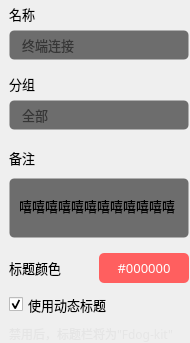
     <widget class="QWidget" name="widget_body_left" native="true">
      <property name="minimumSize">
       <size>
        <width>190</width>
        <height>0</height>
       </size>
      </property>
      <property name="maximumSize">
       <size>
        <width>190</width>
        <height>16777215</height>
       </size>
      </property>
      <layout class="QVBoxLayout" name="verticalLayout_3">
       <property name="spacing">
        <number>10</number>
       </property>
       <property name="leftMargin">
        <number>9</number>
       </property>
       <property name="topMargin">
        <number>3</number>
       </property>
       <property name="rightMargin">
        <number>1</number>
       </property>
       <property name="bottomMargin">
        <number>0</number>
       </property>
       <item>
        <widget class="QWidget" name="widget_name" native="true">
         <property name="minimumSize">
          <size>
           <width>180</width>
           <height>60</height>
          </size>
         </property>
         <property name="maximumSize">
          <size>
           <width>180</width>
           <height>60</height>
          </size>
         </property>
         <property name="styleSheet">
          <string notr="true"/>
         </property>
         <layout class="QVBoxLayout" name="verticalLayout">
          <property name="spacing">
           <number>5</number>
          </property>
          <property name="leftMargin">
           <number>0</number>
          </property>
          <property name="topMargin">
           <number>0</number>
          </property>
          <property name="rightMargin">
           <number>0</number>
          </property>
          <property name="bottomMargin">
           <number>0</number>
          </property>
          <item>
           <widget class="QLabel" name="widget_name_label_name">
            <property name="minimumSize">
             <size>
              <width>0</width>
              <height>20</height>
             </size>
            </property>
            <property name="maximumSize">
             <size>
              <width>16777215</width>
              <height>20</height>
             </size>
            </property>
            <property name="font">
             <font>
              <family>OPPOSans B</family>
              <pointsize>10</pointsize>
             </font>
            </property>
            <property name="text">
             <string>名称</string>
            </property>
           </widget>
          </item>
          <item>
           <widget class="QLineEdit" name="widget_name_lineEdit_name_data">
            <property name="minimumSize">
             <size>
              <width>0</width>
              <height>30</height>
             </size>
            </property>
            <property name="maximumSize">
             <size>
              <width>16777215</width>
              <height>30</height>
             </size>
            </property>
            <property name="font">
             <font>
              <family>OPPOSans B</family>
              <pointsize>10</pointsize>
             </font>
            </property>
            <property name="styleSheet">
             <string notr="true">background-color: rgb(25, 25, 25, 155);
border: 1px solid rgba(255, 255, 255, 0);
border-radius: 5px;
padding-left:10px;
padding-right:10px;</string>
            </property>
            <property name="text">
             <string/>
            </property>
            <property name="cursorPosition">
             <number>0</number>
            </property>
            <property name="placeholderText">
             <string>终端连接</string>
            </property>
           </widget>
          </item>
         </layout>
        </widget>
       </item>
       <item>
        <widget class="QWidget" name="widget_group" native="true">
         <property name="minimumSize">
          <size>
           <width>180</width>
           <height>60</height>
          </size>
         </property>
         <property name="maximumSize">
          <size>
           <width>180</width>
           <height>60</height>
          </size>
         </property>
         <property name="styleSheet">
          <string notr="true"/>
         </property>
         <layout class="QVBoxLayout" name="verticalLayout_2">
          <property name="spacing">
           <number>5</number>
          </property>
          <property name="leftMargin">
           <number>0</number>
          </property>
          <property name="topMargin">
           <number>0</number>
          </property>
          <property name="rightMargin">
           <number>0</number>
          </property>
          <property name="bottomMargin">
           <number>0</number>
          </property>
          <item>
           <widget class="QLabel" name="widget_group_label_group">
            <property name="minimumSize">
             <size>
              <width>0</width>
              <height>20</height>
             </size>
            </property>
            <property name="maximumSize">
             <size>
              <width>16777215</width>
              <height>20</height>
             </size>
            </property>
            <property name="font">
             <font>
              <family>OPPOSans B</family>
              <pointsize>10</pointsize>
             </font>
            </property>
            <property name="text">
             <string>分组</string>
            </property>
           </widget>
          </item>
          <item>
           <widget class="QLineEdit" name="widget_group_lineEdit_group_data">
            <property name="minimumSize">
             <size>
              <width>0</width>
              <height>30</height>
             </size>
            </property>
            <property name="maximumSize">
             <size>
              <width>16777215</width>
              <height>30</height>
             </size>
            </property>
            <property name="font">
             <font>
              <family>OPPOSans B</family>
              <pointsize>10</pointsize>
             </font>
            </property>
            <property name="styleSheet">
             <string notr="true">background-color: rgb(25, 25, 25, 155);
border: 1px solid rgba(255, 255, 255, 0);
border-radius: 5px;
padding-left:10px;
padding-right:10px;</string>
            </property>
            <property name="text">
             <string/>
            </property>
            <property name="placeholderText">
             <string>全部</string>
            </property>
           </widget>
          </item>
         </layout>
        </widget>
       </item>
       <item>
        <widget class="QWidget" name="widget_group_2" native="true">
         <property name="minimumSize">
          <size>
           <width>180</width>
           <height>100</height>
          </size>
         </property>
         <property name="maximumSize">
          <size>
           <width>180</width>
           <height>100</height>
          </size>
         </property>
         <property name="styleSheet">
          <string notr="true"/>
         </property>
         <layout class="QVBoxLayout" name="verticalLayout_5">
          <property name="spacing">
           <number>5</number>
          </property>
          <property name="leftMargin">
           <number>0</number>
          </property>
          <property name="topMargin">
           <number>0</number>
          </property>
          <property name="rightMargin">
           <number>0</number>
          </property>
          <property name="bottomMargin">
           <number>0</number>
          </property>
          <item>
           <widget class="QLabel" name="widget_group_label_group_2">
            <property name="minimumSize">
             <size>
              <width>0</width>
              <height>20</height>
             </size>
            </property>
            <property name="maximumSize">
             <size>
              <width>16777215</width>
              <height>20</height>
             </size>
            </property>
            <property name="font">
             <font>
              <family>OPPOSans B</family>
              <pointsize>10</pointsize>
             </font>
            </property>
            <property name="text">
             <string>备注</string>
            </property>
           </widget>
          </item>
          <item>
           <widget class="QLineEdit" name="widget_group_lineEdit_group_data_2">
            <property name="minimumSize">
             <size>
              <width>0</width>
              <height>60</height>
             </size>
            </property>
            <property name="maximumSize">
             <size>
              <width>16777215</width>
              <height>60</height>
             </size>
            </property>
            <property name="font">
             <font>
              <family>OPPOSans B</family>
              <pointsize>10</pointsize>
             </font>
            </property>
            <property name="styleSheet">
             <string notr="true">background-color: rgb(25, 25, 25, 155);
border: 1px solid rgba(255, 255, 255, 0);
border-radius: 5px;
padding-left:10px;
padding-right:10px;</string>
            </property>
            <property name="text">
             <string>嘻嘻嘻嘻嘻嘻嘻嘻嘻嘻嘻嘻嘻</string>
            </property>
            <property name="alignment">
             <set>Qt::AlignLeading|Qt::AlignLeft|Qt::AlignVCenter</set>
            </property>
            <property name="placeholderText">
             <string>全部</string>
            </property>
           </widget>
          </item>
         </layout>
        </widget>
       </item>
       <item>
        <widget class="QWidget" name="widget_color" native="true">
         <property name="minimumSize">
          <size>
           <width>200</width>
           <height>30</height>
          </size>
         </property>
         <property name="maximumSize">
          <size>
           <width>200</width>
           <height>35</height>
          </size>
         </property>
         <layout class="QHBoxLayout" name="horizontalLayout_5">
          <property name="spacing">
           <number>5</number>
          </property>
          <property name="leftMargin">
           <number>0</number>
          </property>
          <property name="topMargin">
           <number>0</number>
          </property>
          <property name="rightMargin">
           <number>0</number>
          </property>
          <property name="bottomMargin">
           <number>0</number>
          </property>
          <item>
           <widget class="QLabel" name="widget_color_label_color">
            <property name="minimumSize">
             <size>
              <width>85</width>
              <height>0</height>
             </size>
            </property>
            <property name="maximumSize">
             <size>
              <width>85</width>
              <height>16777215</height>
             </size>
            </property>
            <property name="font">
             <font>
              <family>OPPOSans B</family>
              <pointsize>10</pointsize>
             </font>
            </property>
            <property name="text">
             <string>标题颜色</string>
            </property>
           </widget>
          </item>
          <item>
           <widget class="QToolButton" name="widget_color_toolButton_color_data">
            <property name="sizePolicy">
             <sizepolicy hsizetype="Expanding" vsizetype="Expanding">
              <horstretch>0</horstretch>
              <verstretch>0</verstretch>
             </sizepolicy>
            </property>
            <property name="minimumSize">
             <size>
              <width>90</width>
              <height>30</height>
             </size>
            </property>
            <property name="maximumSize">
             <size>
              <width>90</width>
              <height>30</height>
             </size>
            </property>
            <property name="font">
             <font>
              <family>OPPOSans B</family>
              <pointsize>10</pointsize>
              <stylestrategy>PreferAntialias</stylestrategy>
             </font>
            </property>
            <property name="styleSheet">
             <string notr="true">QToolButton {
	color: rgb(255, 255, 255);
	background-color: rgb(255, 95, 95);
	border-radius: 5px;
}

QToolButton::menu-indicator { 
	image: None;
}

 
QToolButton:hover {
	color: rgb(255, 255, 255);
	background-color: rgb(255, 95, 95);
}</string>
            </property>
            <property name="text">
             <string>#000000</string>
            </property>
           </widget>
          </item>
          <item>
           <spacer name="widget_color_horizontalSpacer_color">
            <property name="orientation">
             <enum>Qt::Horizontal</enum>
            </property>
            <property name="sizeHint" stdset="0">
             <size>
              <width>40</width>
              <height>20</height>
             </size>
            </property>
           </spacer>
          </item>
         </layout>
        </widget>
       </item>
       <item>
        <widget class="QWidget" name="widget_dynamic_title" native="true">
         <property name="minimumSize">
          <size>
           <width>200</width>
           <height>50</height>
          </size>
         </property>
         <property name="maximumSize">
          <size>
           <width>200</width>
           <height>50</height>
          </size>
         </property>
         <layout class="QVBoxLayout" name="verticalLayout_6">
          <property name="spacing">
           <number>5</number>
          </property>
          <property name="leftMargin">
           <number>0</number>
          </property>
          <property name="topMargin">
           <number>0</number>
          </property>
          <property name="rightMargin">
           <number>0</number>
          </property>
          <property name="bottomMargin">
           <number>0</number>
          </property>
          <item>
           <widget class="QCheckBox" name="widget_dynamic_title_checkBox">
            <property name="font">
             <font>
              <family>OPPOSans B</family>
              <pointsize>10</pointsize>
              <stylestrategy>PreferAntialias</stylestrategy>
             </font>
            </property>
            <property name="contextMenuPolicy">
             <enum>Qt::DefaultContextMenu</enum>
            </property>
            <property name="text">
             <string>使用动态标题</string>
            </property>
            <property name="checked">
             <bool>true</bool>
            </property>
            <property name="tristate">
             <bool>false</bool>
            </property>
           </widget>
          </item>
          <item>
           <widget class="QLabel" name="widget_dynamic_title_label">
            <property name="minimumSize">
             <size>
              <width>100</width>
              <height>25</height>
             </size>
            </property>
            <property name="maximumSize">
             <size>
              <width>180</width>
              <height>16777215</height>
             </size>
            </property>
            <property name="font">
             <font>
              <family>OPPOSans B</family>
              <pointsize>9</pointsize>
             </font>
            </property>
            <property name="styleSheet">
             <string notr="true">color: rgba(223, 223, 223, 150);</string>
            </property>
            <property name="text">
             <string>禁用后，标题栏将为&quot;Fdog-kit&quot;</string>
            </property>
           </widget>
          </item>
         </layout>
        </widget>
       </item>
      </layout>
     </widget>
